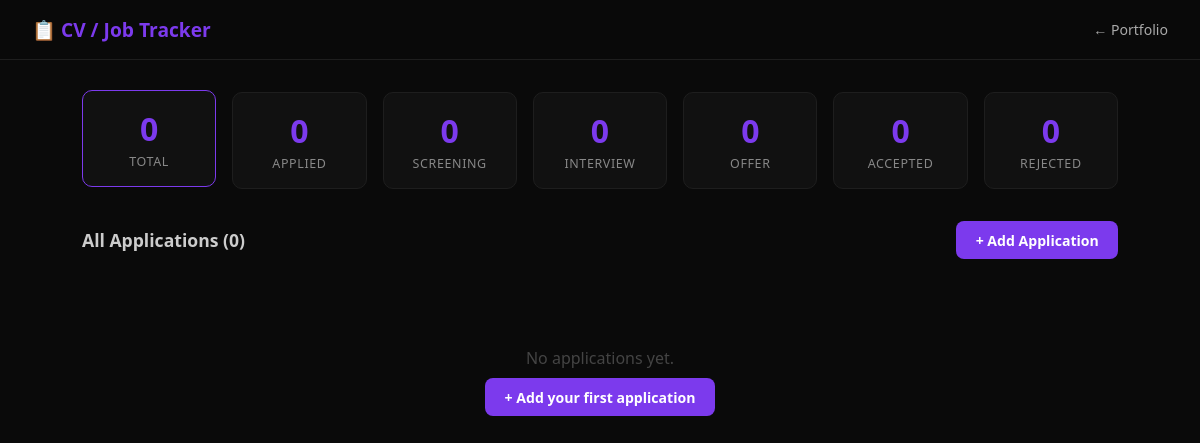
/workflow/, run on an earlier commit of the app's database.
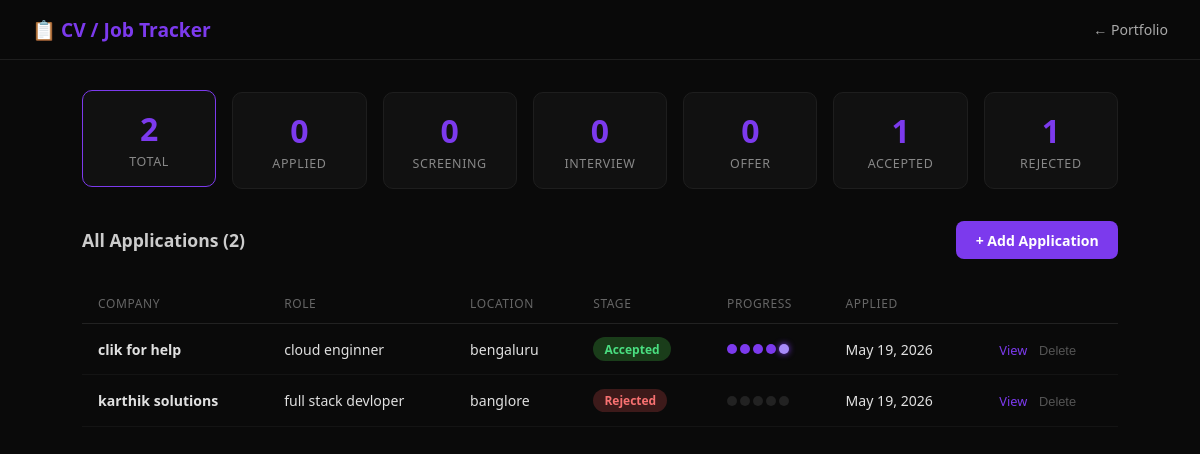
And on a later commit of the database.
### workflow/models.py (models this page shows, shortened)
class JobApplication(models.Model):
    company     = models.CharField(max_length=200)
    role        = models.CharField(max_length=200)
    location    = models.CharField(max_length=200, blank=True)
    url         = models.URLField(blank=True)
    stage       = models.CharField(max_length=20, choices=STAGES, default='applied')
    notes       = models.TextField(blank=True)
    applied_on  = models.DateField(auto_now_add=True)
    updated_on  = models.DateTimeField(auto_now=True)
    class Meta:
        ordering = ['-updated_on']
    def stage_index(self):
        active = ['applied', 'screening', 'interview', 'offer', 'accepted']
        try:
            return active.index(self.stage)
        except ValueError:
            return -1

### workflow/views.py (the view)
def workflow_home(request):
    apps = JobApplication.objects.all()
    stage_filter = request.GET.get('stage', '')
    if stage_filter:
        apps = apps.filter(stage=stage_filter)
    stats = {s: JobApplication.objects.filter(stage=s).count() for s, _ in STAGES}
    return render(request, 'workflow/home.html', {
        'applications': apps,
        'stages': STAGES,
        'stats': stats,
        'active_filter': stage_filter,
        'workflows': WorkflowRegistry.all(),
    })

### workflow/engine.py (called while the page is built)
    @classmethod
    def all(cls):
        return list(cls._workflows.keys())

### templates/workflow/home.html (shortened to what this page needs)
<!DOCTYPE html>
<html lang="en">
<head>
</head>
<body>
<header>
    <h1>📋 CV / Job Tracker</h1>
    <a href="/">← Portfolio</a>
</header>
<div class="container">
    <div class="stats">
        <a href="?" class="stat-card {% if not active_filter %}active{% endif %}">
            <div class="count">{{ applications.count }}</div>
            <div class="label">Total</div>
        </a>
        {% for key, label in stages %}
        <a href="?stage={{ key }}" class="stat-card {% if active_filter == key %}active{% endif %}">
            <div class="count">{% for k, v in stats.items %}{% if k == key %}{{ v }}{% endif %}{% endfor %}</div>
            <div class="label">{{ label }}</div>
        </a>
        {% endfor %}
    </div>
    <div class="toolbar">
        <h2>
            {% if active_filter %}Filtered: {{ active_filter|capfirst }}{% else %}All Applications{% endif %}
            ({{ applications.count }})
        </h2>
        <a href="{% url 'add_application' %}" class="add-btn">+ Add Application</a>
    </div>
    {% if applications %}
    <div class="table-wrap">
        <table>
            <thead>
                <tr>
                    <th>Company</th>
                    <th>Role</th>
                    <th>Location</th>
                    <th>Stage</th>
                    <th>Progress</th>
                    <th>Applied</th>
                    <th></th>
                </tr>
            </thead>
            <tbody>
                {% for app in applications %}
                <tr>
                    <td><a href="{% url 'detail' app.pk %}"><strong>{{ app.company }}</strong></a></td>
                    <td>{{ app.role }}</td>
                    <td>{{ app.location|default:"—" }}</td>
                    <td><span class="stage-badge stage-{{ app.stage }}">{{ app.get_stage_display }}</span></td>
                    <td>
                        <div class="progress-bar">
                            {% for s in "01234" %}
                            <div class="progress-dot
                                {% if app.stage_index > forloop.counter0 %}done
                                {% elif app.stage_index == forloop.counter0 %}current
                                {% endif %}
                            "></div>
                            {% endfor %}
                        </div>
                    </td>
                    <td>{{ app.applied_on }}</td>
                    <td>
                        <a href="{% url 'detail' app.pk %}" class="action-link" style="color:#7c3aed">View</a>
                        <form method="post" action="{% url 'delete_application' app.pk %}" style="display:inline" onsubmit="return confirm('Delete this application?')">
                            <button type="submit" style="background:none;border:none;cursor:pointer;" class="action-link">Delete</button>
                        </form>
                    </td>
                </tr>
                {% endfor %}
            </tbody>
        </table>
    </div>
    {% else %}
    <div class="empty">
        <p>No applications yet.</p>
        <a href="{% url 'add_application' %}" class="add-btn">+ Add your first application</a>
    </div>
    {% endif %}
</div>
</body>
</html>

### templates/workflow/home.html (style rules this page uses)
* { margin: 0; padding: 0; box-sizing: border-box; }
body { font-family: 'Segoe UI', sans-serif; background: #0a0a0a; color: #e0e0e0; min-height: 100vh; }
header { background: rgba(10,10,10,0.97); border-bottom: 1px solid #1e1e1e; padding: 1rem 2rem; display: flex; justify-content: space-between; align-items: center; position: sticky; top: 0; z-index: 100; }
header h1 { color: #7c3aed; font-size: 1.2rem; }
header a { color: #aaa; text-decoration: none; font-size: 0.88rem; }
.container { max-width: 1100px; margin: 0 auto; padding: 2rem; }
.stats { display: grid; grid-template-columns: repeat(auto-fit, minmax(130px, 1fr)); gap: 1rem; margin-bottom: 2rem; }
.stat-card { background: #111; border: 1px solid #1e1e1e; border-radius: 10px; padding: 1rem; text-align: center; cursor: pointer; transition: border-color 0.2s, transform 0.2s; text-decoration: none; color: inherit; }
.stat-card:hover, .stat-card.active { border-color: #7c3aed; transform: translateY(-2px); }
.stat-card .count { font-size: 2rem; font-weight: 700; color: #7c3aed; }
.stat-card .label { font-size: 0.78rem; color: #888; margin-top: 0.2rem; text-transform: uppercase; letter-spacing: 0.05em; }
.toolbar { display: flex; justify-content: space-between; align-items: center; margin-bottom: 1.5rem; flex-wrap: wrap; gap: 1rem; }
.toolbar h2 { font-size: 1.1rem; color: #ccc; }
.add-btn { background: #7c3aed; color: white; border: none; border-radius: 8px; padding: 0.6rem 1.2rem; font-size: 0.88rem; font-weight: 600; cursor: pointer; text-decoration: none; transition: background 0.2s; }
.table-wrap { overflow-x: auto; }
table { width: 100%; border-collapse: collapse; font-size: 0.88rem; }
thead tr { border-bottom: 1px solid #222; }
th { padding: 0.7rem 1rem; text-align: left; color: #666; font-weight: 500; text-transform: uppercase; font-size: 0.75rem; letter-spacing: 0.05em; }
td { padding: 0.85rem 1rem; border-bottom: 1px solid #141414; }
td a { color: #e0e0e0; text-decoration: none; }
.stage-badge { display: inline-block; padding: 0.2rem 0.7rem; border-radius: 20px; font-size: 0.75rem; font-weight: 600; text-transform: capitalize; }
.stage-accepted { background: #1a3d1a; color: #4ade80; }
.stage-rejected { background: #3d1a1a; color: #f87171; }
.progress-bar { display: flex; gap: 3px; align-items: center; }
.progress-dot { width: 10px; height: 10px; border-radius: 50%; background: #222; }
.progress-dot.done { background: #7c3aed; }
.progress-dot.current { background: #a78bfa; box-shadow: 0 0 6px #7c3aed; }
.action-link { color: #555; font-size: 0.8rem; text-decoration: none; margin-left: 0.5rem; }

What changed in the data, as far as the page shows it:
added JobApplication: company "clik for help", role "cloud enginner", location "bengaluru", stage "Accepted", applied_on "May 19, 2026"
added JobApplication: company "karthik solutions", role "full stack devloper", location "banglore", stage "Rejected", applied_on "May 19, 2026"
Also different on the page:
{{ applications.count }}: "0" → "2"
list line gone: "0"
new list line: "1"
text no longer shown: "No applications yet. + Add your first application"
text now shown: "COMPANY ROLE LOCATION STAGE PROGRESS APPLIED"
